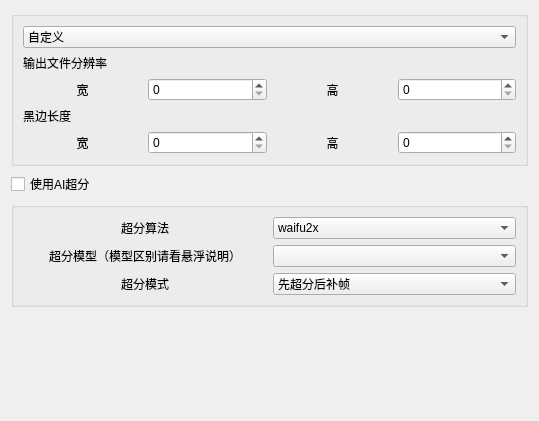
                     <widget class="QWidget" name="OutputResizeSettings">
                      <property name="geometry">
                       <rect>
                        <x>0</x>
                        <y>0</y>
                        <width>539</width>
                        <height>421</height>
                       </rect>
                      </property>
                      <attribute name="label">
                       <string>输出分辨率设置</string>
                      </attribute>
                      <layout class="QGridLayout" name="gridLayout_28">
                       <item row="2" column="0">
                        <widget class="QGroupBox" name="SrField">
                         <property name="title">
                          <string/>
                         </property>
                         <layout class="QGridLayout" name="gridLayout_26">
                          <item row="5" column="0">
                           <widget class="QLabel" name="label_6">
                            <property name="text">
                             <string>超分模式</string>
                            </property>
                            <property name="scaledContents">
                             <bool>false</bool>
                            </property>
                            <property name="alignment">
                             <set>Qt::AlignCenter</set>
                            </property>
                           </widget>
                          </item>
                          <item row="2" column="0">
                           <widget class="QLabel" name="label_8">
                            <property name="toolTip">
                             <string>&lt;html&gt;&lt;head/&gt;&lt;body&gt;&lt;p&gt;waifu2x适用于2D动漫输入&lt;/p&gt;&lt;p&gt;realSR适用于3D实拍&lt;/p&gt;&lt;/body&gt;&lt;/html&gt;</string>
                            </property>
                            <property name="text">
                             <string>超分算法</string>
                            </property>
                            <property name="scaledContents">
                             <bool>false</bool>
                            </property>
                            <property name="alignment">
                             <set>Qt::AlignCenter</set>
                            </property>
                           </widget>
                          </item>
                          <item row="2" column="1">
                           <widget class="MyComboBox" name="AiSrSelector">
                            <item>
                             <property name="text">
                              <string>waifu2x</string>
                             </property>
                            </item>
                            <item>
                             <property name="text">
                              <string>RealSR</string>
                             </property>
                            </item>
                           </widget>
                          </item>
                          <item row="5" column="1">
                           <widget class="MyComboBox" name="AiSrMode">
                            <item>
                             <property name="text">
                              <string>先超分后补帧</string>
                             </property>
                            </item>
                            <item>
                             <property name="text">
                              <string>先补帧后超分</string>
                             </property>
                            </item>
                           </widget>
                          </item>
                          <item row="3" column="0">
                           <widget class="QLabel" name="label_9">
                            <property name="acceptDrops">
                             <bool>false</bool>
                            </property>
                            <property name="toolTip">
                             <string>&lt;html&gt;&lt;head/&gt;&lt;body&gt;&lt;p&gt;&lt;span style=&quot; font-weight:600;&quot;&gt;waifu2x:&lt;/span&gt;&lt;/p&gt;&lt;p&gt;cunet模型用于动漫超分&lt;/p&gt;&lt;p&gt;photo模型用于实拍&lt;/p&gt;&lt;p&gt;style anime用于老动漫&lt;/p&gt;&lt;p&gt;&lt;span style=&quot; font-weight:600;&quot;&gt;realSR：&lt;/span&gt;&lt;/p&gt;&lt;p&gt;带jpg的是用来处理jpg输入的&lt;/p&gt;&lt;/body&gt;&lt;/html&gt;</string>
                            </property>
                            <property name="text">
                             <string>超分模型（模型区别请看悬浮说明）</string>
                            </property>
                            <property name="scaledContents">
                             <bool>false</bool>
                            </property>
                            <property name="alignment">
                             <set>Qt::AlignCenter</set>
                            </property>
                           </widget>
                          </item>
                          <item row="3" column="1">
                           <widget class="MyComboBox" name="AiSrModuleSelector"/>
                          </item>
                         </layout>
                        </widget>
                       </item>
                       <item row="3" column="0">
                        <spacer name="verticalSpacer_5">
                         <property name="orientation">
                          <enum>Qt::Vertical</enum>
                         </property>
                         <property name="sizeType">
                          <enum>QSizePolicy::Expanding</enum>
                         </property>
                         <property name="sizeHint" stdset="0">
                          <size>
                           <width>20</width>
                           <height>40</height>
                          </size>
                         </property>
                        </spacer>
                       </item>
                       <item row="0" column="0">
                        <widget class="QGroupBox" name="groupBox_4">
                         <property name="title">
                          <string/>
                         </property>
                         <layout class="QGridLayout" name="gridLayout_21">
                          <item row="1" column="0">
                           <layout class="QGridLayout" name="gridLayout_4">
                            <item row="0" column="0">
                             <widget class="QLabel" name="ResizeReminder">
                              <property name="toolTip">
                               <string>单位：像素</string>
                              </property>
                              <property name="text">
                               <string>输出文件分辨率</string>
                              </property>
                              <property name="alignment">
                               <set>Qt::AlignLeading|Qt::AlignLeft|Qt::AlignVCenter</set>
                              </property>
                             </widget>
                            </item>
                            <item row="5" column="0">
                             <widget class="QLabel" name="CropReminder">
                              <property name="toolTip">
                               <string>&lt;html&gt;&lt;head/&gt;&lt;body&gt;&lt;p&gt;视频宽和高的黑边像素个数&lt;/p&gt;&lt;p&gt;注意，这里取决于&lt;span style=&quot; font-weight:600;&quot;&gt;输出文件分辨率&lt;/span&gt;&lt;/p&gt;&lt;/body&gt;&lt;/html&gt;</string>
                              </property>
                              <property name="text">
                               <string>黑边长度</string>
                              </property>
                              <property name="alignment">
                               <set>Qt::AlignLeading|Qt::AlignLeft|Qt::AlignVCenter</set>
                              </property>
                             </widget>
                            </item>
                            <item row="6" column="1">
                             <layout class="QHBoxLayout" name="horizontalLayout_11">
                              <item>
                               <widget class="QLabel" name="label_5">
                                <property name="text">
                                 <string>高</string>
                                </property>
                                <property name="alignment">
                                 <set>Qt::AlignCenter</set>
                                </property>
                               </widget>
                              </item>
                              <item>
                               <widget class="MySpinBox" name="CropHeightSettings">
                                <property name="maximum">
                                 <number>100000</number>
                                </property>
                               </widget>
                              </item>
                             </layout>
                            </item>
                            <item row="6" column="0">
                             <layout class="QHBoxLayout" name="horizontalLayout_13">
                              <item>
                               <widget class="QLabel" name="label_7">
                                <property name="text">
                                 <string>宽</string>
                                </property>
                                <property name="alignment">
                                 <set>Qt::AlignCenter</set>
                                </property>
                               </widget>
                              </item>
                              <item>
                               <widget class="MySpinBox" name="CropWidthpSettings">
                                <property name="maximum">
                                 <number>100000</number>
                                </property>
                               </widget>
                              </item>
                             </layout>
                            </item>
                            <item row="1" column="1">
                             <layout class="QHBoxLayout" name="horizontalLayout_10">
                              <item>
                               <widget class="QLabel" name="label_4">
                                <property name="toolTip">
                                 <string>只能是双数</string>
                                </property>
                                <property name="text">
                                 <string>高</string>
                                </property>
                                <property name="alignment">
                                 <set>Qt::AlignCenter</set>
                                </property>
                               </widget>
                              </item>
                              <item>
                               <widget class="MySpinBox" name="ResizeHeightSettings">
                                <property name="maximum">
                                 <number>100000</number>
                                </property>
                               </widget>
                              </item>
                             </layout>
                            </item>
                            <item row="1" column="0">
                             <layout class="QHBoxLayout" name="horizontalLayout_9">
                              <item>
                               <widget class="QLabel" name="label_3">
                                <property name="toolTip">
                                 <string>只能是双数</string>
                                </property>
                                <property name="text">
                                 <string>宽</string>
                                </property>
                                <property name="alignment">
                                 <set>Qt::AlignCenter</set>
                                </property>
                               </widget>
                              </item>
                              <item>
                               <widget class="MySpinBox" name="ResizeWidthSettings">
                                <property name="maximum">
                                 <number>100000</number>
                                </property>
                               </widget>
                              </item>
                             </layout>
                            </item>
                           </layout>
                          </item>
                          <item row="0" column="0">
                           <widget class="QComboBox" name="ResizeTemplate">
                            <property name="toolTip">
                             <string>&lt;html&gt;&lt;head/&gt;&lt;body&gt;&lt;p&gt;画面分辨率预设&lt;/p&gt;&lt;p&gt;&lt;br/&gt;&lt;/p&gt;&lt;/body&gt;&lt;/html&gt;</string>
                            </property>
                            <item>
                             <property name="text">
                              <string>自定义</string>
                             </property>
                            </item>
                            <item>
                             <property name="text">
                              <string>150%</string>
                             </property>
                            </item>
                            <item>
                             <property name="text">
                              <string>200%</string>
                             </property>
                            </item>
                            <item>
                             <property name="text">
                              <string>300%</string>
                             </property>
                            </item>
                            <item>
                             <property name="text">
                              <string>400%</string>
                             </property>
                            </item>
                            <item>
                             <property name="text">
                              <string>800%</string>
                             </property>
                            </item>
                            <item>
                             <property name="text">
                              <string>SD 480p</string>
                             </property>
                            </item>
                            <item>
                             <property name="text">
                              <string>HD 1080p</string>
                             </property>
                            </item>
                            <item>
                             <property name="text">
                              <string>4K UHD</string>
                             </property>
                            </item>
                            <item>
                             <property name="text">
                              <string>8K UHD</string>
                             </property>
                            </item>
                           </widget>
                          </item>
                         </layout>
                        </widget>
                       </item>
                       <item row="1" column="0">
                        <widget class="QCheckBox" name="UseAiSR">
                         <property name="toolTip">
                          <string>&lt;html&gt;&lt;head/&gt;&lt;body&gt;&lt;p&gt;NCNN&lt;/p&gt;&lt;/body&gt;&lt;/html&gt;</string>
                         </property>
                         <property name="text">
                          <string>使用AI超分</string>
                         </property>
                        </widget>
                       </item>
                      </layout>
                     </widget>
